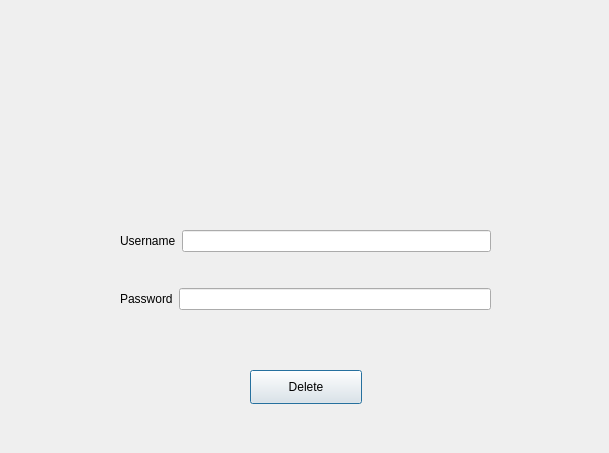
<?xml version="1.0" encoding="UTF-8"?>
<ui version="4.0">
 <class>cancelmembership</class>
 <widget class="QDialog" name="cancelmembership">
  <property name="geometry">
   <rect>
    <x>0</x>
    <y>0</y>
    <width>609</width>
    <height>453</height>
   </rect>
  </property>
  <property name="windowTitle">
   <string>Dialog</string>
  </property>
  <widget class="QPushButton" name="pushButton">
   <property name="geometry">
    <rect>
     <x>250</x>
     <y>370</y>
     <width>112</width>
     <height>34</height>
    </rect>
   </property>
   <property name="text">
    <string>Delete</string>
   </property>
  </widget>
  <widget class="QLabel" name="label50">
   <property name="geometry">
    <rect>
     <x>170</x>
     <y>30</y>
     <width>221</width>
     <height>151</height>
    </rect>
   </property>
   <property name="text">
    <string/>
   </property>
  </widget>
  <widget class="QWidget" name="layoutWidget">
   <property name="geometry">
    <rect>
     <x>120</x>
     <y>200</y>
     <width>371</width>
     <height>141</height>
    </rect>
   </property>
   <layout class="QVBoxLayout" name="verticalLayout">
    <item>
     <layout class="QHBoxLayout" name="horizontalLayout">
      <item>
       <widget class="QLabel" name="label_2">
        <property name="text">
         <string>Username</string>
        </property>
       </widget>
      </item>
      <item>
       <widget class="QLineEdit" name="nametodele"/>
      </item>
     </layout>
    </item>
    <item>
     <layout class="QHBoxLayout" name="horizontalLayout_2">
      <item>
       <widget class="QLabel" name="label_3">
        <property name="text">
         <string>Password</string>
        </property>
       </widget>
      </item>
      <item>
       <widget class="QLineEdit" name="passtodele">
        <property name="echoMode">
         <enum>QLineEdit::Password</enum>
        </property>
       </widget>
      </item>
     </layout>
    </item>
   </layout>
  </widget>
 </widget>
 <resources/>
 <connections/>
</ui>
